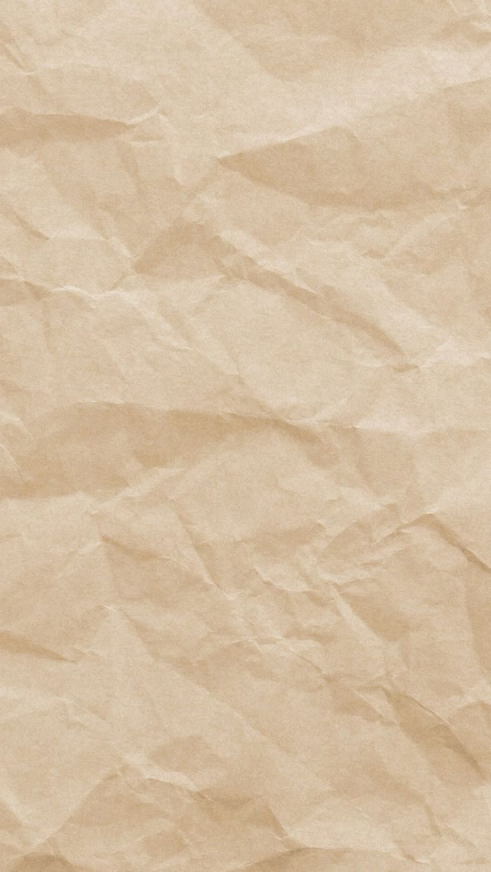
#> input picture photo-cutout-forge-en/assets/material/kraft.cream.png, 1472 x 2616 px (shown at 1/3 size)
$ python torn_edge.py --mask ../../photo-cutout-forge-en/assets/material/kraft.cream.png --out out.png
#> lines starting #> are read from the running program, lines starting #| are printed output that depends on the picture
#!/usr/bin/env python3
# -*- coding: utf-8 -*-
r"""torn_edge.py —— 把「光滑取形」变成**二维撕裂边缘**（多尺度 ＋ 咬痕 ＋ 纤维毛边）

为什么需要它（2026-10-11 老大反馈）
----------------------------------
`band_mask.py` 的取形是**一维挤出**的：横带是「每列一个上下缘」、竖窗是「每行一个左右缘」，
即使叠了 `--jitter` 分形噪声，本质仍是**一条光滑曲线＋抖动** —— 放大看就是"用刀切得有波浪"，
不是"撕出来的"。老大原话：「抠图图案还是太规整了，缺乏自然感」。

真实的撕裂边缘在**三个尺度**上同时不规则：

| 尺度 | 现象 | 本脚本做法 |
|---|---|---|
| 大（数十 px） | 缺口、鼓包 —— 形状整体走偏 | **2D 分形噪声位移**：把边界沿法向推动 `--edge` 比例 |
| 中（数 px～十数 px） | 一块块**被咬掉**的碎口 | `--bites` 个随机圆弧咬痕（沿边界随机取样心） |
| 小（1–3 px） | **纤维毛边**：半透明的细丝伸出／缩进 | `--fray` 高频噪声 → alpha 落在 0.3–0.9 的过渡带 |

⭐ 关键：**保留连续 alpha**（不做 0/1 二值化）——`kraft_window.py` 会用它把毛边
混进照片，于是纸的纤维真的"盖"在画面上，这一步是"质感"的来源。

用法
----
  python torn_edge.py --mask cut\win.png --out cut\win.torn.png `
      --edge 0.016 --bites 9 --bite-size 0.055 --fray 0.22 --seed 3

  # 想更"烂"：edge/bites/bite-size/fray 一起加大；想干净：都调小或设 0
依赖：Pillow + numpy
"""

import argparse
import os
import sys

import numpy as np
from PIL import Image, ImageFilter


# ---------------------------------------------------------------- 工具


def noise2d(w, h, seed=0, octaves=5, persist=0.55, base=8):
    """二维分形值噪声（多八度），值域约 −1..1。

    做法：每层生成一个很小的随机网格，再用双线性放大到目标尺寸后叠加 ——
    和 band_mask 里的 1D 版本同源，但**在二维上都不一样**，
    所以边界会被推向各个方向（这才是"撕"而不是"切"）。
    """
    rng = np.random.default_rng(seed)
    out = np.zeros((h, w), np.float32)
    amp, total, step = 1.0, 0.0, max(3, base)
    while octaves > 0 and step >= 2:
        gw, gh = max(2, w // step + 1), max(2, h // step + 1)
        g = rng.normal(0.0, 1.0, (gh, gw)).astype(np.float32)
        layer = np.asarray(Image.fromarray(g, mode="F").resize((w, h), Image.BILINEAR), np.float32)
        out += layer * amp
        total += amp
        amp *= persist
        step = max(2, step // 2)
        octaves -= 1
    n = out / max(total, 1e-6)
    return np.clip(n / max(np.abs(n).max(), 1e-6), -1.0, 1.0)


def blur(a01, r):
    if r <= 0:
        return a01
    im = Image.fromarray(np.clip(a01 * 255.0, 0, 255).astype(np.uint8))
    return np.asarray(im.filter(ImageFilter.GaussianBlur(r)), np.float32) / 255.0


# ---------------------------------------------------------------- 主流程


def main():
    ap = argparse.ArgumentParser(description="光滑取形 → 二维撕裂边缘（多尺度＋咬痕＋毛边）")
    ap.add_argument("--mask", required=True, help="输入 mask（RGBA，用 alpha）")
    ap.add_argument("--out", required=True)
    ap.add_argument("--edge", type=float, default=0.018,
                    help="【大尺度】边界位移幅度（画布短边比例，0.01≈短边 1%%；默认 0.018）")
    ap.add_argument("--edge-scale", type=float, default=26.0,
                    help="【大尺度】位移的平滑半径 px（越大越「鼓包」、越小越「锯齿」）")
    ap.add_argument("--bites", type=int, default=8, help="【中尺度】咬痕数量（0＝不要）")
    ap.add_argument("--bite-size", type=float, default=0.05,
                    help="【中尺度】咬痕半径（画布短边比例）")
    ap.add_argument("--bite-depth", type=float, default=0.55,
                    help="【中尺度】咬痕中心离边界的距离（×半径；越小咬得越深）")
    ap.add_argument("--fray", type=float, default=0.55,
                    help="【小尺度】纤维毛边强度（alpha 抖动幅度，0＝硬边；0.5≈可见细丝）")
    ap.add_argument("--fray-px", type=float, default=3.0, help="纤维毛边的作用宽度 px")
    ap.add_argument("--seed", type=int, default=3)
    ap.add_argument("--plate", default="", help="可选：把边缘 alpha 也写回该路径（调试用）")
    a = ap.parse_args()

    im = Image.open(a.mask).convert("RGBA")
    W, H = im.size
#> W = 1472; H = 2616
    arr = np.asarray(im).astype(np.float32)
    b = (arr[..., 3] > 127).astype(np.float32)          # 二值内部
#> b: shape (2616, 1472) float32; every value is 1
    short = min(W, H)
#> short = 1472
    print("[torn_edge] %dx%d ｜ edge %.3f（≈%.0fpx）bites %d×r%.0fpx fray %.2f"
          % (W, H, a.edge, a.edge * short, a.bites, a.bite_size * short, a.fray))
#| [torn_edge] 1472x2616 ｜ edge 0.018（≈26px）bites 8×r74px fray 0.55

    # ---- ① 大尺度：2D 分形噪声沿法向推动边界 ----
    # 边界附近由 blur 造出一条 0..1 的坡；叠加噪声后重新按 0.5 取阈值，
    # 位移量 ≈ 噪声幅度 × 坡宽 → 用 --edge / --edge-scale 控制。
    # ⚠⚠ **只在边界带内允许翻转**：第一版把噪声加到整张图上，
    #    实心区里噪声一旦低于阈值就在画面中间咬出麻点（实测截图里一排白点）。
    if a.edge > 0:
        ramp = blur(b, a.edge_scale)
#> in blur, `im = Image.fromarray(np.clip(a01 * 255.0, 0, 255).astype(np.uint8))`: im: PIL image 1472x2616 L; every value is 255
        band = np.abs(ramp - 0.5) < 0.34            # 只有坡带内才可能翻边
#> band: shape (2616, 1472) bool; every value is 0
        n = noise2d(W, H, seed=a.seed, octaves=5, base=10)
#> after the loop in noise2d, `while octaves > 0 and step >= 2:`:
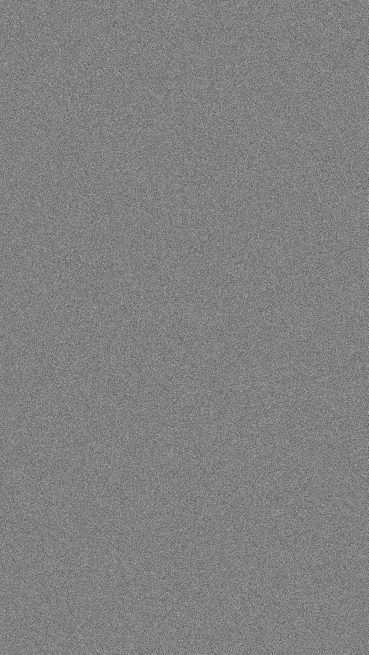
#> g: shape (1309, 737) float32 (shown at 1/2 size); min -5.59, max 5.45, mean -0.00191; drawn with min black and max white
#> after the loop in noise2d, `while octaves > 0 and step >= 2:`:
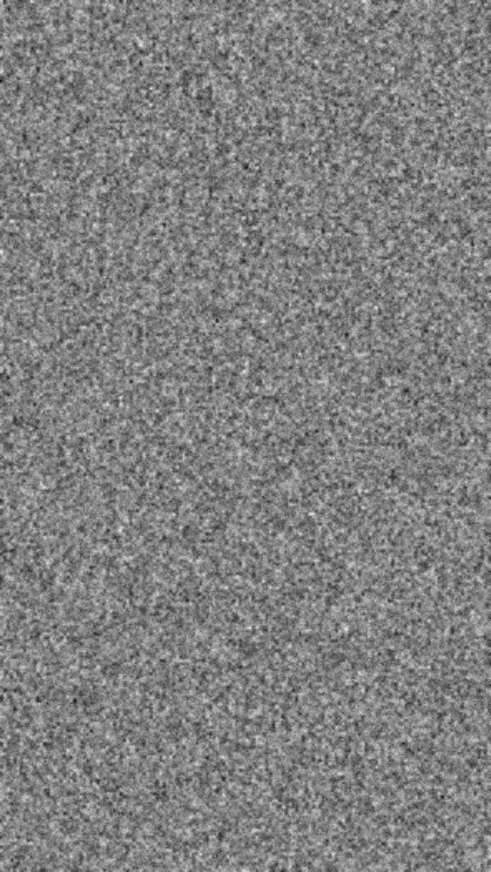
#> out: shape (2616, 1472) float32 (shown at 1/3 size); min -4.33, max 4.25, mean 0.00446; drawn with min black and max white
        disp = (a.edge * short) / max(a.edge_scale, 1e-6)
#> disp = 1.02
        flipped = (ramp + n * disp > 0.5).astype(np.float32)
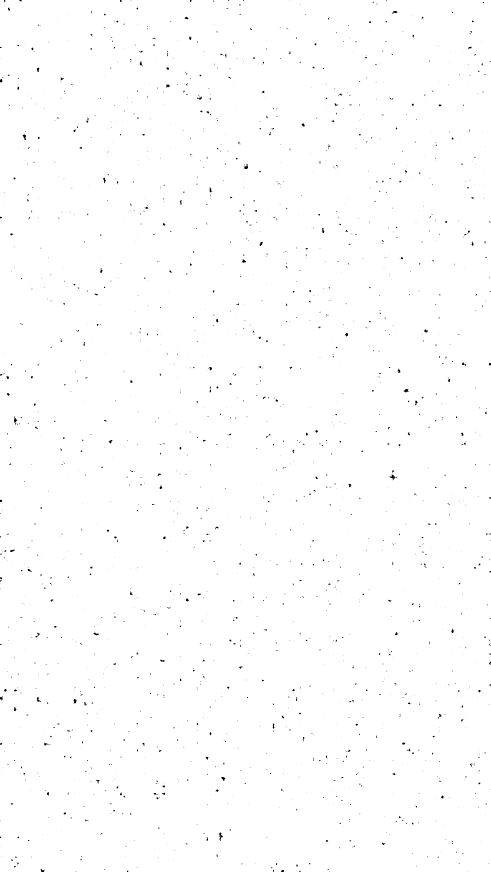
#> flipped: shape (2616, 1472) float32 (shown at 1/3 size); values 0 (black) and 1 (white), 99.6% white; black in thin lines or dots
        b = np.where(band, flipped, b)
        print("            ① 大尺度位移（等效 ±%.0fpx，仅坡带内生效）" % (a.edge * short))
#|             ① 大尺度位移（等效 ±26px，仅坡带内生效）

    # ---- ② 中尺度：从**外侧**沿边界啃掉若干块 ----
    # ⚠⚠ 咬痕的圆心必须放在**外侧**（沿外法向推 r×depth），
    #    这样咬口与外缘连通、形成凹缺；第一版圆心取在边界上、再按错方向偏移，
    #    结果在画面中央留下一个个**浮空的材质圆斑**（实测踩过）。
    if a.bites > 0:
        rb = blur(b, 3.0)
        gyy, gxx = np.gradient(rb)
#> gyy: shape (2616, 1472) float32; every value is 0
        inner_edge = (b > 0.5) & (rb < 0.90)        # 贴边内侧的一圈
        ys, xs = np.nonzero(inner_edge)
#> ys = empty array; xs = empty array
        if ys.size:
            rng = np.random.default_rng(a.seed + 17)
            yy, xx = np.mgrid[0:H, 0:W]
            done = 0
            for i in range(a.bites):
                k = int(rng.integers(0, ys.size))
                cy, cx = float(ys[k]), float(xs[k])
                r = a.bite_size * short * rng.uniform(0.55, 1.45)
                gy, gx = float(gyy[ys[k], xs[k]]), float(gxx[ys[k], xs[k]])
                norm = float(np.hypot(gy, gx)) + 1e-6
                # 外法向 = −梯度方向（梯度指向 b 增大的内侧）
                cy -= gy / norm * r * a.bite_depth * rng.uniform(0.5, 1.3)
                cx -= gx / norm * r * a.bite_depth * rng.uniform(0.5, 1.3)
                # ★ 用**随机椭圆**（长宽比与朝向都随机）而不是正圆：
                #   正圆咬出来是一排同款圆缺，反而"规整"（第一版就是那样）。
                ang = rng.uniform(0.0, np.pi)
                ca, sa = float(np.cos(ang)), float(np.sin(ang))
                ra = r * rng.uniform(0.70, 1.55)
                rb2 = r * rng.uniform(0.40, 0.95)
                dx, dy = xx - cx, yy - cy
                u = (dx * ca + dy * sa) / ra
                v = (-dx * sa + dy * ca) / rb2
                m = (u * u + v * v) < 1.0
                if not m.any():
                    continue
                b[m] = 0.0
                done += 1
            print("            ② 咬痕完成（%d 处，随机椭圆、均从外侧啃入）" % done)

    # ---- ③ 小尺度：纤维毛边（连续 alpha，不二值化）----
    if a.fray > 0:
        n_hi = noise2d(W, H, seed=a.seed + 41, octaves=3, persist=0.6, base=3)
#> call 2 of noise2d, with w = 1472, h = 2616, seed = 44, octaves = 3, persist = 0.6, base = 3
#> after the loop in noise2d (call 2), `while octaves > 0 and step >= 2:`:
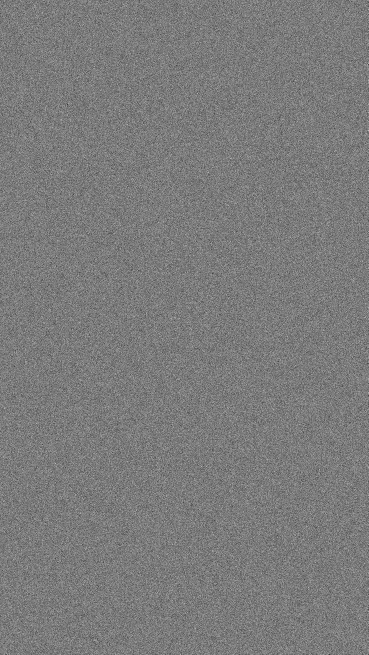
#> g: shape (1309, 737) float32 (shown at 1/2 size); min -4.62, max 4.93, mean -0.000749; drawn with min black and max white
#> after the loop in noise2d (call 2), `while octaves > 0 and step >= 2:`:
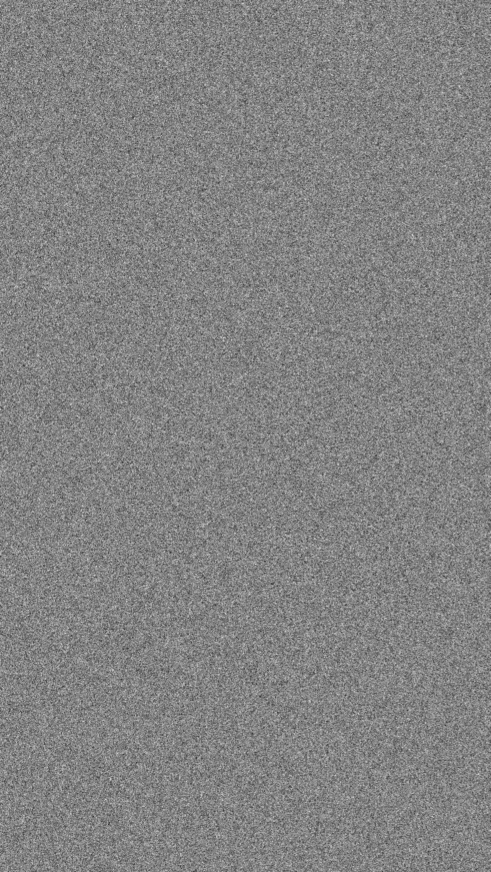
#> out: shape (2616, 1472) float32 (shown at 1/3 size); min -4.92, max 4.64, mean 0.00191; drawn with min black and max white
        inside = blur(b, a.fray_px) * b                   # 由内向外衰减的带
        outside = (1.0 - b) * blur(b, a.fray_px * 1.6)    # 由外向内衰减的带
        a_final = np.clip(b + n_hi * a.fray * (inside - outside), 0.0, 1.0)
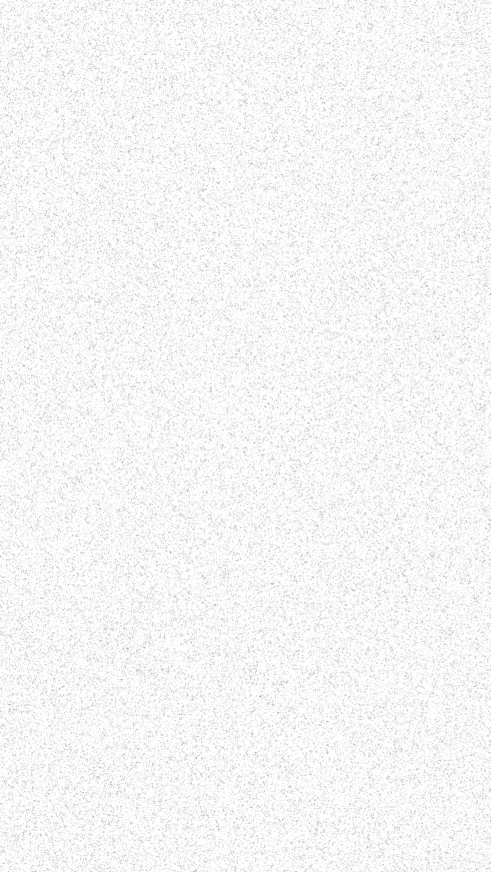
#> a_final: shape (2616, 1472) float32 (shown at 1/3 size); min 0.45, max 1, mean 0.964
        print("            ③ 纤维毛边完成（过渡带 alpha 0.3–0.9）")
    else:
        a_final = b

    out = np.zeros((H, W, 4), np.uint8)
    out[..., 0], out[..., 1], out[..., 2] = arr[..., 0], arr[..., 1], arr[..., 2]
#> out: shape (2616, 1472, 4)
    out[..., 3] = np.clip(a_final * 255.0, 0, 255).astype(np.uint8)
    d = os.path.dirname(os.path.abspath(a.out))
    if d and not os.path.isdir(d):
        os.makedirs(d, exist_ok=True)
    Image.fromarray(out).save(a.out)

    inside_frac = float((a_final > 0.45).mean())
#> inside_frac = 1
    fringe = float(((a_final > 0.15) & (a_final < 0.85)).mean())
#> fringe = 0.0489
    print("            覆盖 %.1f%% ｜ 过渡带（毛边）占 %.2f%% 像素"
          % (inside_frac * 100, fringe * 100))
#|             覆盖 100.0% ｜ 过渡带（毛边）占 4.89% 像素
    print("[torn_edge]", a.out)
    return 0


if __name__ == "__main__":
    sys.exit(main())
#> (the program exits here)

$ run again, on photo-cutout-forge-en/assets/material/rock.sand.png
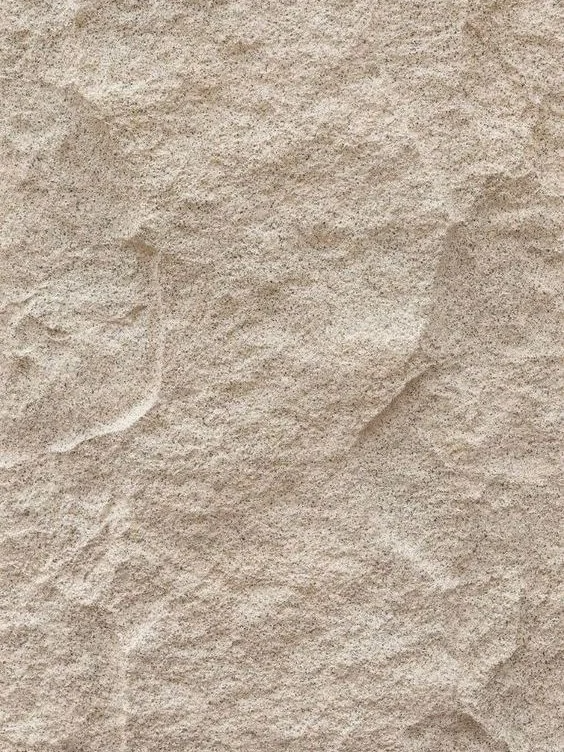
#> input picture photo-cutout-forge-en/assets/material/rock.sand.png, 564 x 752 px
#> b: shape (752, 564) float32; every value is 1
#| [torn_edge] 564x752 ｜ edge 0.018（≈10px）bites 8×r28px fray 0.55
#> band: shape (752, 564) bool; every value is 0
#> after the loop in noise2d, `while octaves > 0 and step >= 2:`:
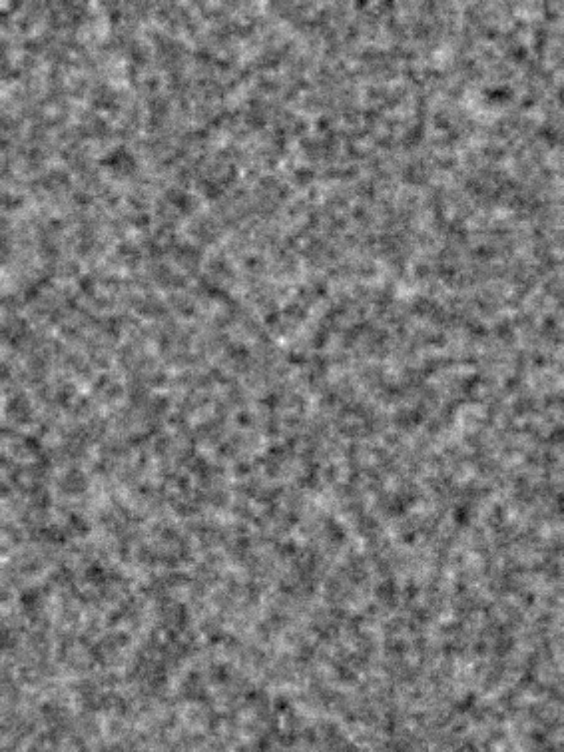
#> out: shape (752, 564) float32; min -4.12, max 4.64, mean 0.00762; drawn with min black and max white
#|             ① 大尺度位移（等效 ±10px，仅坡带内生效）
#> gyy: shape (752, 564) float32; every value is 0
#> ys = empty array
#> in main, `a_final = np.clip(b + n_hi * a.fray * (inside - outside), 0.0, 1.0)`:
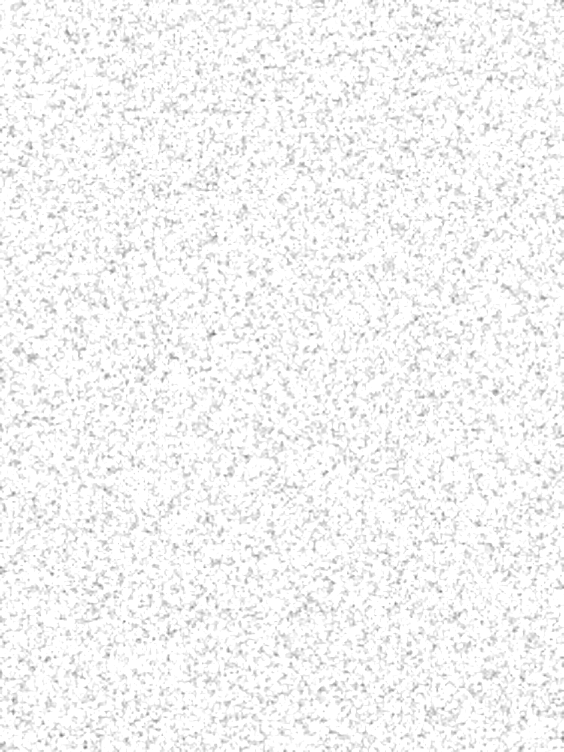
#> a_final: shape (752, 564) float32; min 0.475, max 1, mean 0.958
#> inside_frac = 1
#> fringe = 0.0753
#|             覆盖 100.0% ｜ 过渡带（毛边）占 7.53% 像素
